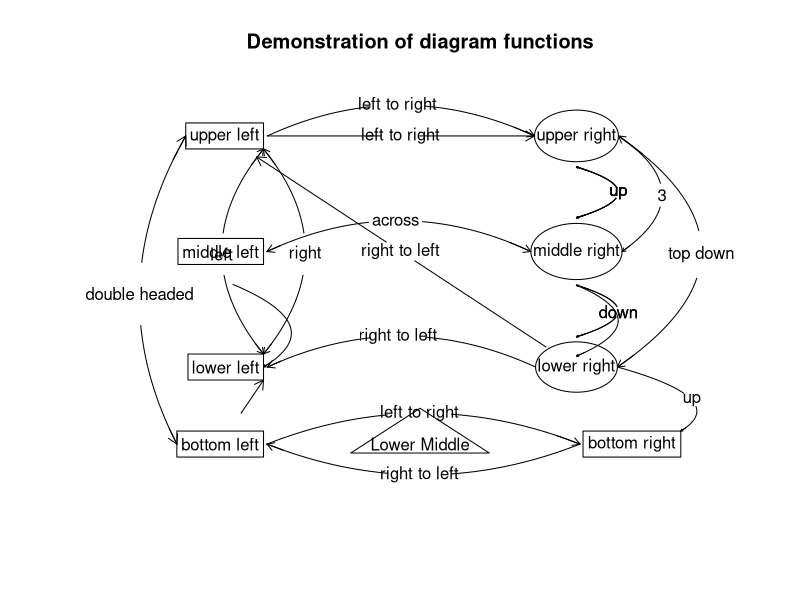
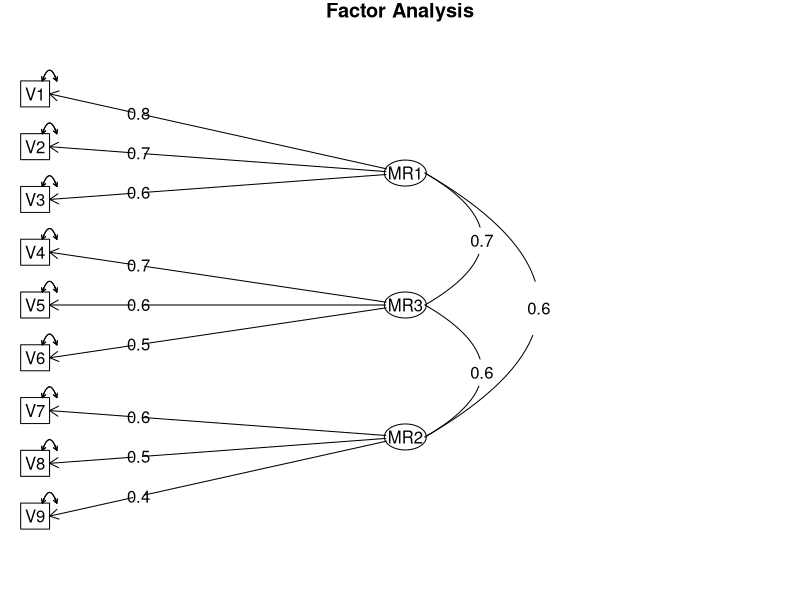

These figures' R source, in order:
library(psych)


### Name: diagram
### Title: Helper functions for drawing path model diagrams
### Aliases: diagram dia.rect dia.ellipse dia.ellipse1 dia.arrow dia.curve
###   dia.curved.arrow dia.self dia.shape dia.triangle dia.cone
### Keywords: multivariate hplot

### ** Examples

#first, show the primitives
xlim=c(-2,10)
ylim=c(0,10)
plot(NA,xlim=xlim,ylim=ylim,main="Demonstration of diagram functions",axes=FALSE,xlab="",ylab="")
ul <- dia.rect(1,9,labels="upper left",xlim=xlim,ylim=ylim)
ml <- dia.rect(1,6,"middle left",xlim=xlim,ylim=ylim)
ll <- dia.rect(1,3,labels="lower left",xlim=xlim,ylim=ylim)
bl <- dia.rect(1,1,"bottom left",xlim=xlim,ylim=ylim)
lr <- dia.ellipse(7,3,"lower right",xlim=xlim,ylim=ylim,e.size=.07)
ur <- dia.ellipse(7,9,"upper right",xlim=xlim,ylim=ylim,e.size=.07)
mr <- dia.ellipse(7,6,"middle right",xlim=xlim,ylim=ylim,e.size=.07)
lm <- dia.triangle(4,1,"Lower Middle",xlim=xlim,ylim=ylim)
br <- dia.rect(9,1,"bottom right",xlim=xlim,ylim=ylim) 
dia.curve(from=ul$left,to=bl$left,"double headed",scale=-1)

dia.arrow(from=lr,to=ul,labels="right to left")
dia.arrow(from=ul,to=ur,labels="left to right")
dia.curved.arrow(from=lr,to=ll,labels ="right to left")
dia.curved.arrow(to=ur,from=ul,labels ="left to right")
dia.curve(ll$top,ul$bottom,"right")  #for rectangles, specify where to point 

dia.curve(ll$top,ul$bottom,"left",scale=-1)  #for rectangles, specify where to point 
dia.curve(mr,ur,"up")  #but for ellipses, you may just point to it.
dia.curve(mr,lr,"down")
dia.curve(mr,ur,"up")
dia.curved.arrow(mr,ur,"up")  #but for ellipses, you may just point to it.
dia.curved.arrow(mr,lr,"down")  #but for ellipses, you may just point to it.

dia.curved.arrow(ur$right,mr$right,"3")
dia.curve(ml,mr,"across")
dia.curve(ur$right,lr$right,"top down",scale =2)
dia.curved.arrow(br$top,lr$right,"up")
dia.curved.arrow(bl,br,"left to right")
dia.curved.arrow(br,bl,"right to left",scale=-1)
dia.arrow(bl,ll$bottom)
dia.curved.arrow(ml,ll$right)
dia.curved.arrow(mr,lr$top)

#now, put them together in a factor analysis diagram
v9 <- sim.hierarchical()
f3 <- fa(v9,3,rotate="cluster")
fa.diagram(f3,error=TRUE,side=3) 



